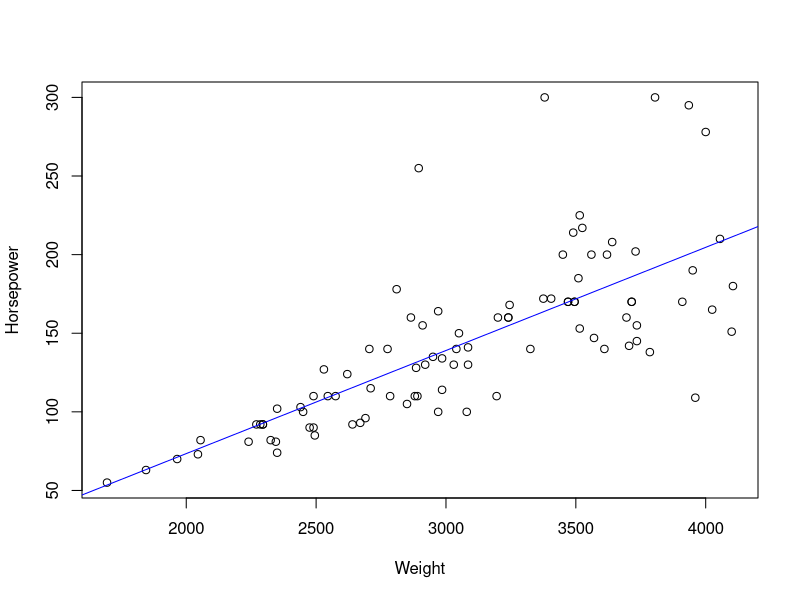
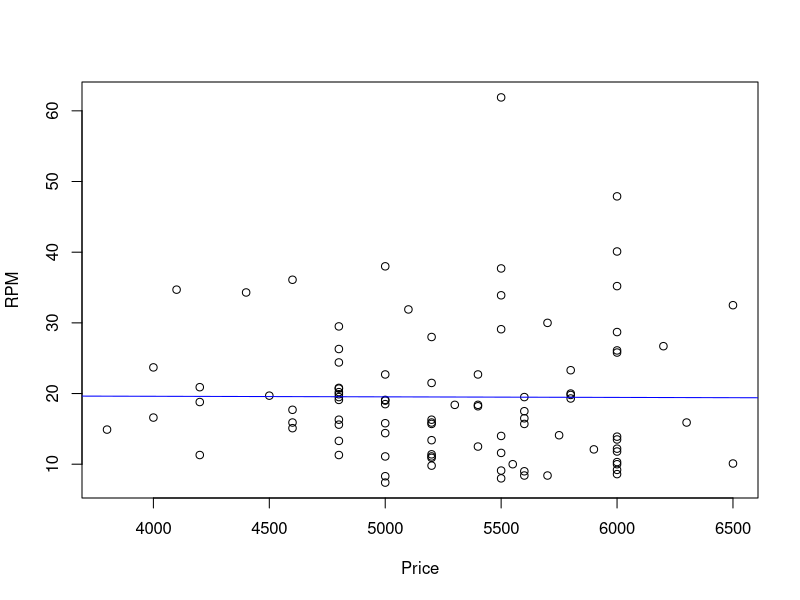

The R script that drew these images, in order:
library(MASS)
str(cement)
cor(cement)
cor(cement$x1,cement$x3,use = "everything",method=c("pearson"))
cov(x=Cars93$Weight,y=Cars93$Horsepower,use = "everything",method=c("pearson"))
plot(Horsepower ~ Weight,data=Cars93,xlab="Weight",ylab="Horsepower")
abline(lm(Horsepower ~ Weight,data = Cars93),col="blue")
cor.test(Cars93$Weight,Cars93$Horsepower)
x<-c(1,2,3,4,5,6,7,8,9,10,11,12,13)
t.test(x,alternative = c("greater"),mu=3,conf.level = 0.95)
cor(Cars93$Price,Cars93$RPM,use = "everything",method=c("pearson"))
cov(x=Cars93$Price,y=Cars93$RPM,use = "everything",method=c("pearson"))
plot(Cars93$Price ~ RPM,data=Cars93,xlab="Price",ylab="RPM")
abline(lm(Price ~ RPM,data = Cars93),col="blue")
t.test(Cars93$Price,alternative = c("less"),mu=19200,conf.level = 0.95)
